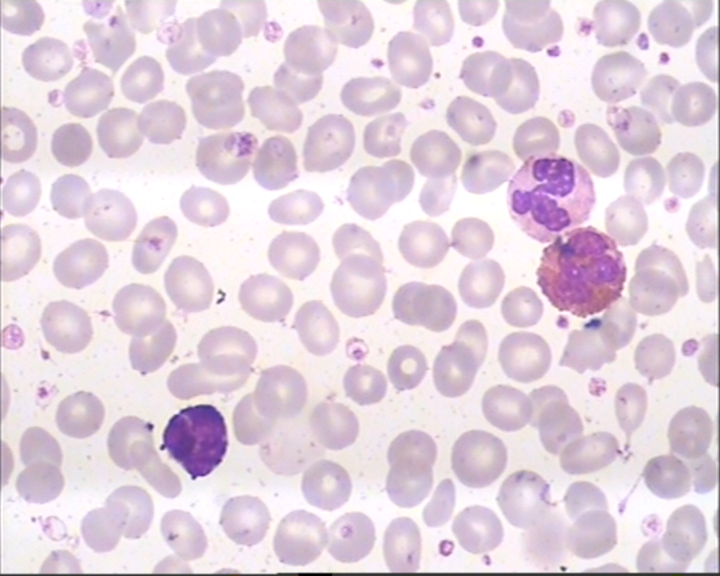
#> input picture data/1.bmp, 720 x 576 px, found by its file name
$ python Laplacian.py   (older library calls are emulated)
#> lines starting #> are read from the running program, lines starting #| are printed output that depends on the picture
from sklearn.cluster import KMeans
import matplotlib.pyplot as plt
from scipy import ndimage
import numpy as np
import skimage
import cv2

#Github: https://github.com/sujitmandal

#This programe is create by Sujit Mandal

"""
Github: https://github.com/sujitmandal
This programe is create by Sujit Mandal

"""

image_1 = cv2.imread('D:\\Matchin Larning\\all dataset\\LISC Database\\Main Dataset\\mixt\\1.bmp')
#> image_1 is the input picture: shape (576, 720, 3); mean B, G, R 222.5, 209.9, 226.4
image = cv2.cvtColor(image_1, cv2.COLOR_BGR2GRAY)
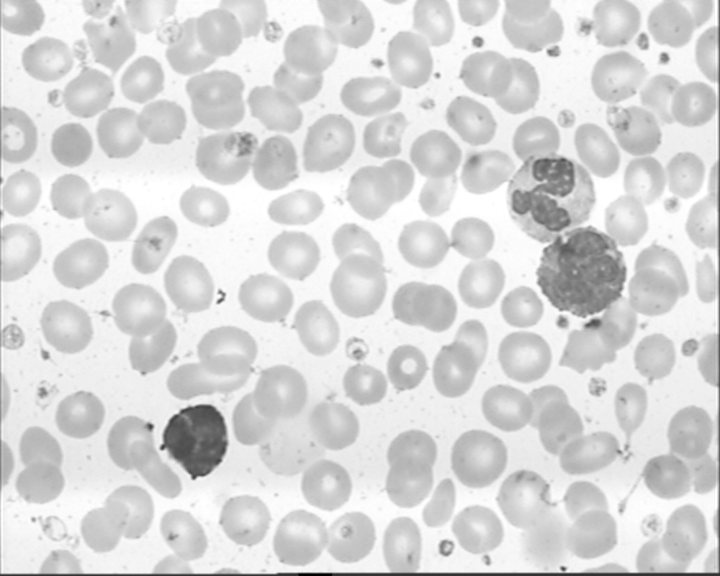
#> image: shape (576, 720); min 0, max 255, mean 216.3

plt.title("Original")
plt.imshow(image)
#plt.show()

# Compute the Laplacian of the image
lap = cv2.Laplacian(image, cv2.CV_64F)
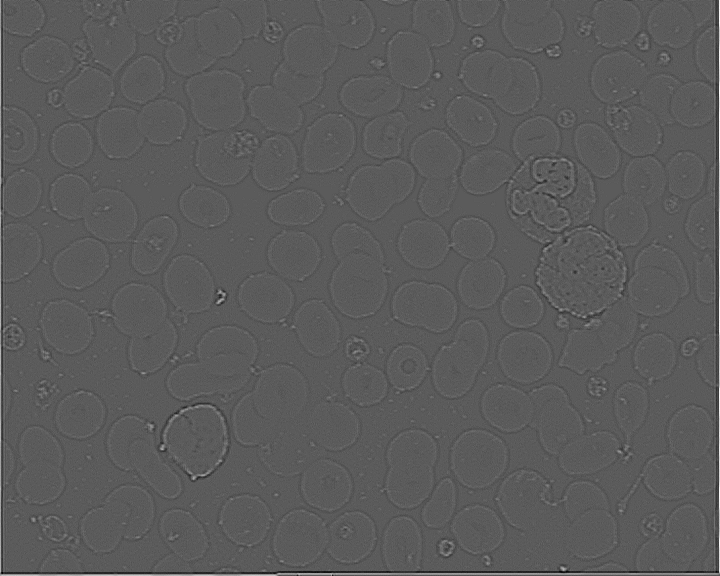
#> lap: shape (576, 720) float64; min -83, max 149, mean 0.2; drawn with min black and max white
lap = np.uint8(np.absolute(lap))
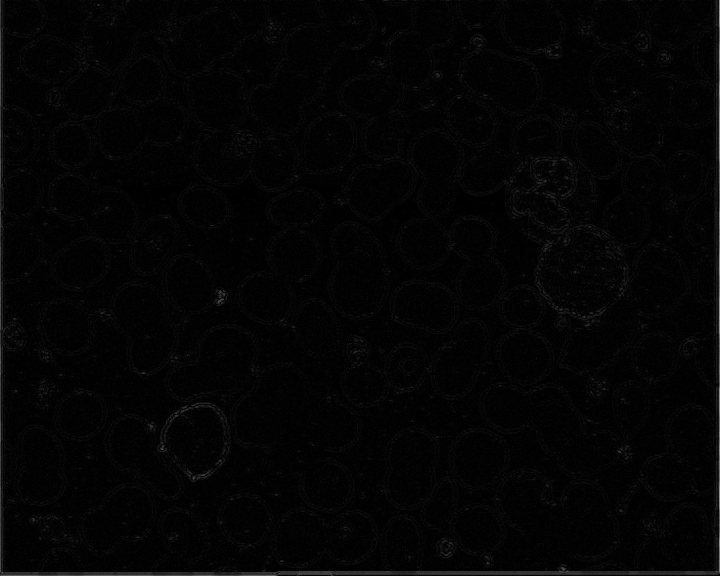
#> lap: shape (576, 720); min 0, max 149, mean 3.9

plt.title("Laplacian")
plt.imshow(lap)
plt.show()
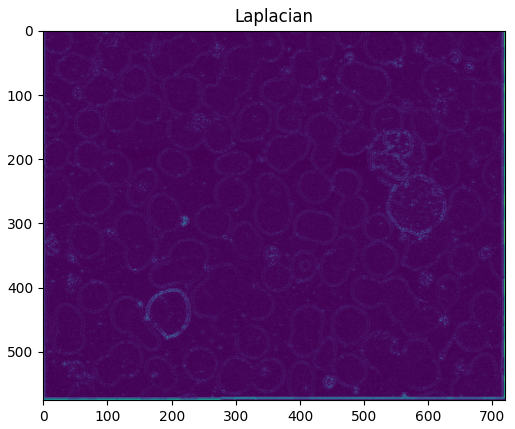
#> figure drawn by matplotlib, 1 panel

plt.subplot(2, 2, 1)
plt.imshow(image_1)

plt.subplot(2, 2, 2)
plt.imshow(image)

plt.subplot(2, 2, 3)
plt.imshow(lap)

plt.show()
#> figure, not shown here; B, G, R data is drawn as R, G, B


cv2.waitKey(0)
cv2.destroyAllWindows()

$ run again, with data/2.bmp copied over data/1.bmp
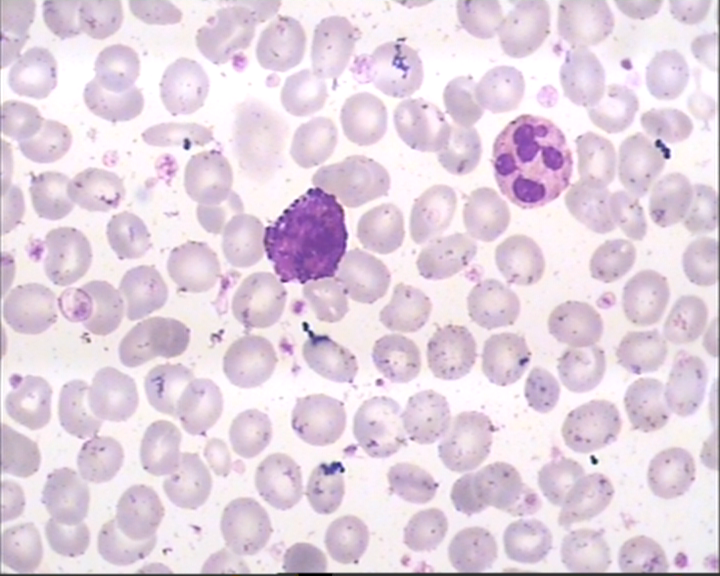
#> input picture data/2.bmp, 720 x 576 px, found by its file name
#> image_1 is the input picture: shape (576, 720, 3); mean B, G, R 225.1, 211.3, 227.5
#> `lap = np.uint8(np.absolute(lap))`:
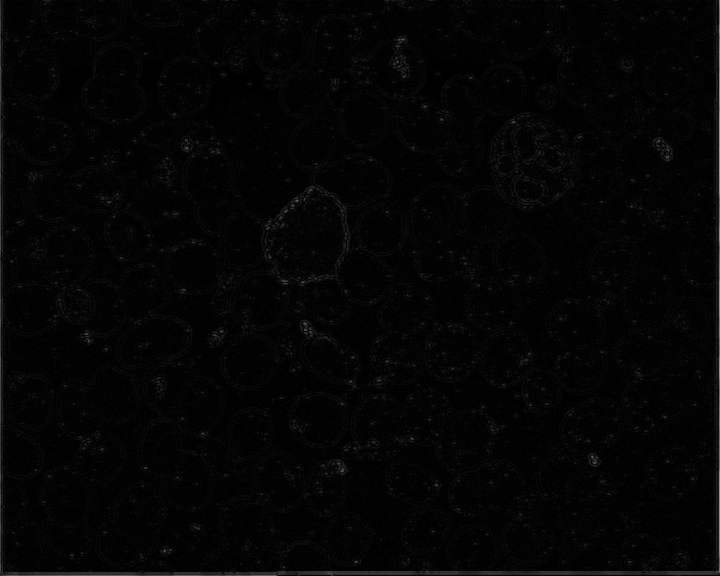
#> lap: shape (576, 720); min 0, max 149, mean 4.3
#> `plt.show()`:
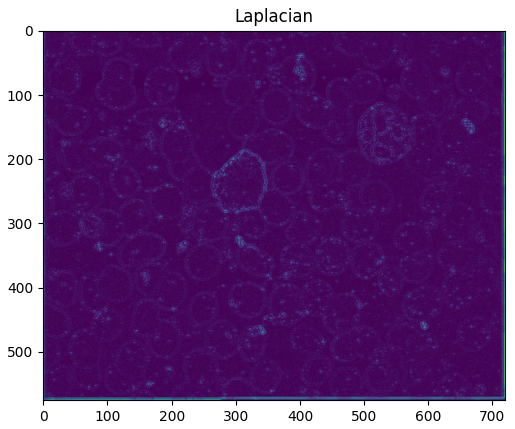
#> figure drawn by matplotlib, 1 panel

$ run again, with data/3.bmp copied over data/1.bmp
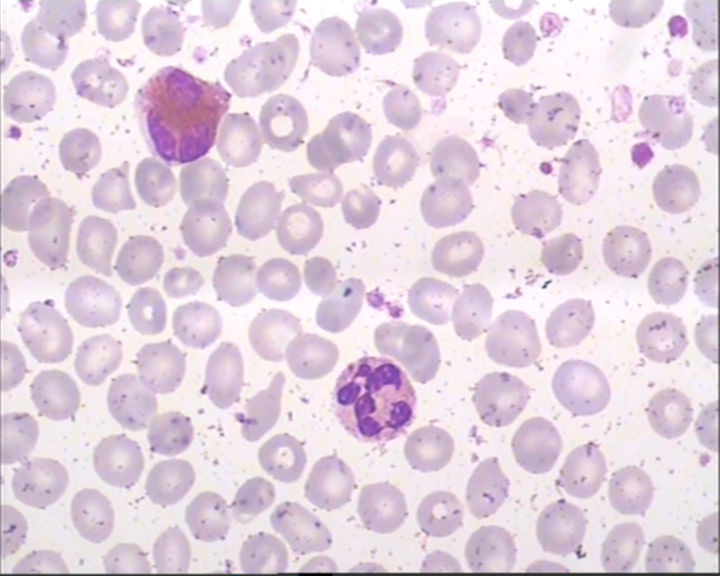
#> input picture data/3.bmp, 720 x 576 px, found by its file name
#> image_1 is the input picture: shape (576, 720, 3); mean B, G, R 223.3, 209.8, 226.2
#> `lap = cv2.Laplacian(image, cv2.CV_64F)`:
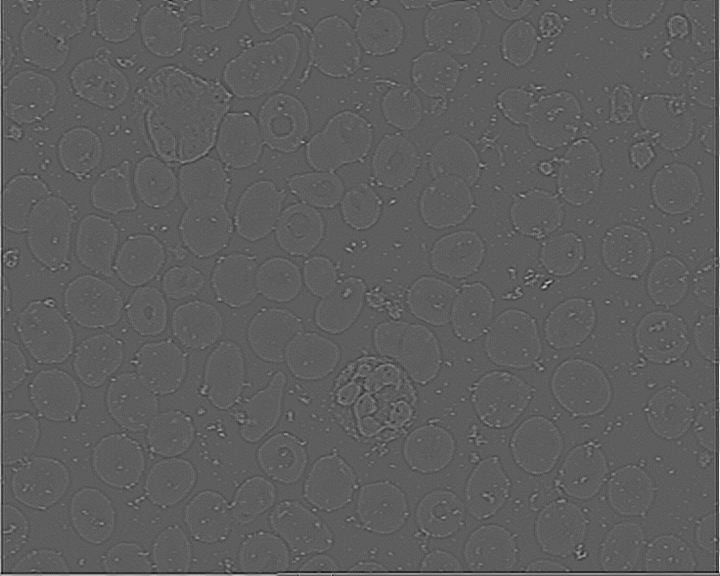
#> lap: shape (576, 720) float64; min -88, max 149, mean 0.2; drawn with min black and max white
#> `plt.show()`:
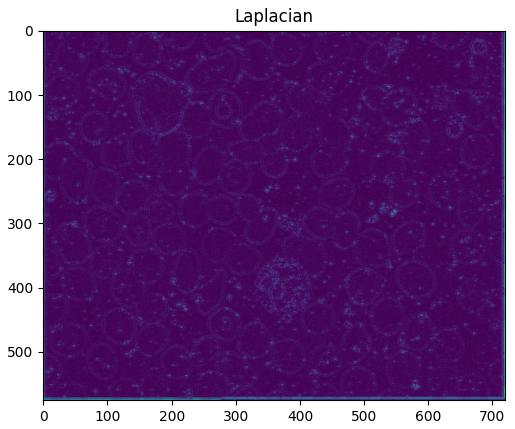
#> figure drawn by matplotlib, 1 panel

$ run again, with data/4.bmp copied over data/1.bmp
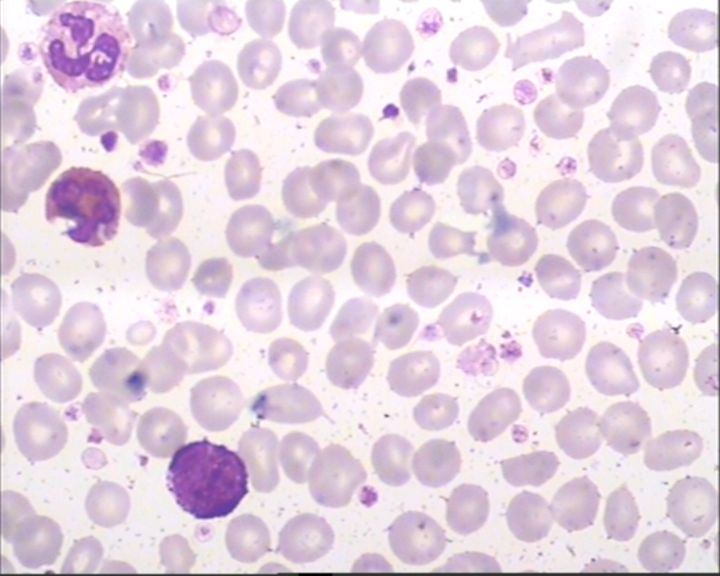
#> input picture data/4.bmp, 720 x 576 px, found by its file name
#> image_1 is the input picture: shape (576, 720, 3); mean B, G, R 224, 210.1, 227.1
#> `lap = cv2.Laplacian(image, cv2.CV_64F)`:
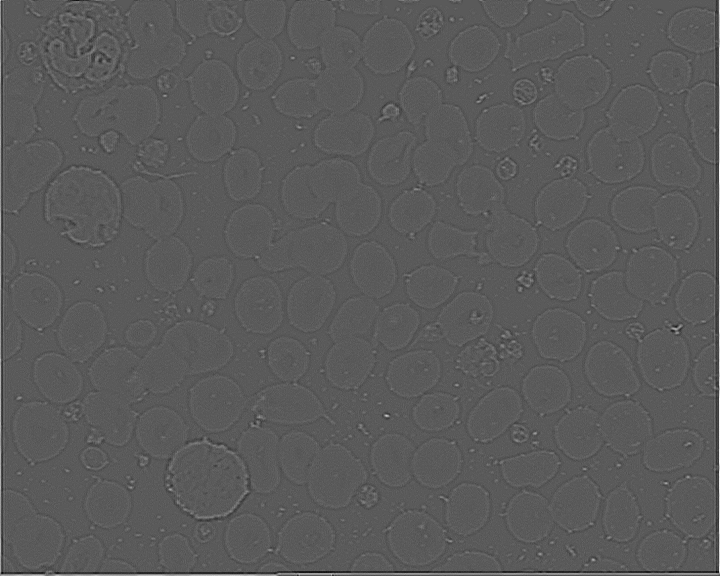
#> lap: shape (576, 720) float64; min -83, max 150, mean 0.2; drawn with min black and max white
#> `plt.show()`:
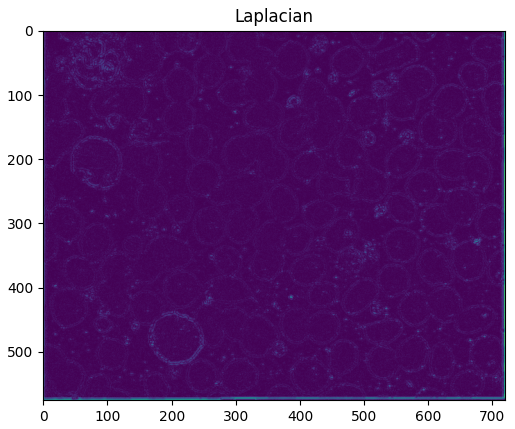
#> figure drawn by matplotlib, 1 panel
